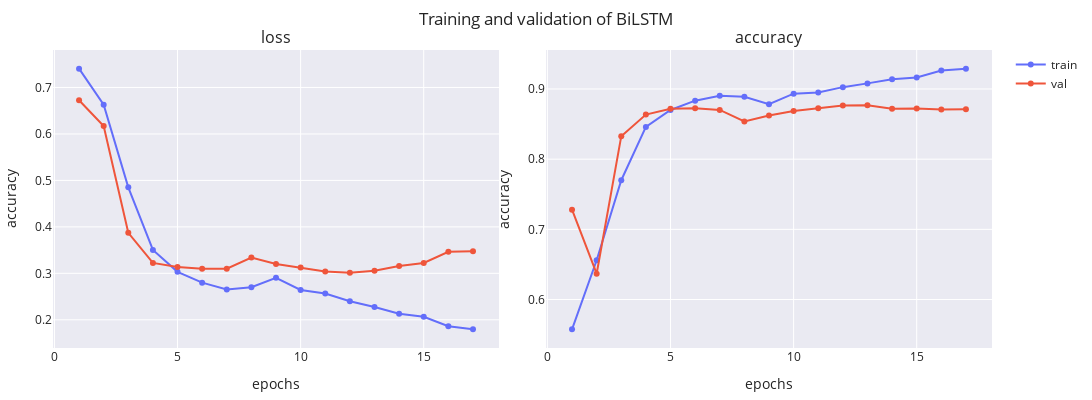

Source (notebook cell):
### Markdown cell above
## Bidirectional Processing

### Code cell
bilstm_model = AmazonReviewsModel(
    2000, 256, LSTM, num_recurrent_layers=4, dropout=0.15, ffn_dims=[128, 64], name='BiLSTM', bidirectional=True)
_, fig = bilstm_model.train(dataset, f'{MODEL_PATH}/BiLSTM.weights.h5', **train_default)
print(bilstm_model.evaluate(dataset.X_test, dataset.y_test))
fig

### Figure 1 — Plotly figure (JSON) as saved in the notebook; plotly's stock layout.template omitted (floating-point values rounded to 4 significant figures)
{"data": [{"line": {"color": "#636EFA"}, "marker": {"color": "#636EFA"}, "mode": "lines+markers", "name": "train", "showlegend": true, "type": "scatter", "x": [1, 2, 3, 4, 5, 6, 7, 8, 9, 10, 11, 12, 13, 14, 15, 16, 17], "xaxis": "x", "y": [0.7405, 0.6629, 0.4851, 0.3504, 0.3032, 0.2799, 0.2654, 0.2702, 0.2902, 0.2643, 0.2566, 0.24, 0.2276, 0.2129, 0.2065, 0.1861, 0.1794], "yaxis": "y"}, {"line": {"color": "#EF553B"}, "marker": {"color": "#EF553B"}, "mode": "lines+markers", "name": "val", "showlegend": true, "type": "scatter", "x": [1, 2, 3, 4, 5, 6, 7, 8, 9, 10, 11, 12, 13, 14, 15, 16, 17], "xaxis": "x", "y": [0.6726, 0.6168, 0.3871, 0.3224, 0.3135, 0.3101, 0.3101, 0.3339, 0.3202, 0.3123, 0.3041, 0.3014, 0.3056, 0.3155, 0.3222, 0.3463, 0.3474], "yaxis": "y"}, {"line": {"color": "#636EFA"}, "marker": {"color": "#636EFA"}, "mode": "lines+markers", "name": "train", "showlegend": false, "type": "scatter", "x": [1, 2, 3, 4, 5, 6, 7, 8, 9, 10, 11, 12, 13, 14, 15, 16, 17], "xaxis": "x2", "y": [0.5575, 0.656, 0.77, 0.846, 0.8702, 0.8834, 0.8903, 0.8889, 0.8783, 0.8934, 0.8949, 0.9027, 0.9081, 0.9141, 0.9165, 0.9263, 0.9291], "yaxis": "y2"}, {"line": {"color": "#EF553B"}, "marker": {"color": "#EF553B"}, "mode": "lines+markers", "name": "val", "showlegend": false, "type": "scatter", "x": [1, 2, 3, 4, 5, 6, 7, 8, 9, 10, 11, 12, 13, 14, 15, 16, 17], "xaxis": "x2", "y": [0.728, 0.6368, 0.8328, 0.8636, 0.872, 0.8726, 0.8702, 0.8538, 0.8622, 0.8686, 0.8726, 0.8764, 0.8768, 0.872, 0.8724, 0.8708, 0.8712], "yaxis": "y2"}], "layout": {"annotations": [{"font": {"size": 16}, "showarrow": false, "text": "loss", "x": 0.2375, "xanchor": "center", "xref": "paper", "y": 1, "yanchor": "bottom", "yref": "paper"}, {"font": {"size": 16}, "showarrow": false, "text": "accuracy", "x": 0.7625, "xanchor": "center", "xref": "paper", "y": 1, "yanchor": "bottom", "yref": "paper"}], "height": 400, "margin": {"b": 10, "l": 10, "r": 10, "t": 50}, "title": {"text": "Training and validation of BiLSTM"}, "width": 1200, "xaxis": {"anchor": "y", "domain": [0, 0.475], "title": {"text": "epochs"}}, "xaxis2": {"anchor": "y2", "domain": [0.525, 1], "title": {"text": "epochs"}}, "yaxis": {"anchor": "x", "domain": [0, 1], "title": {"text": "accuracy"}}, "yaxis2": {"anchor": "x2", "domain": [0, 1], "title": {"text": "accuracy"}}}}
